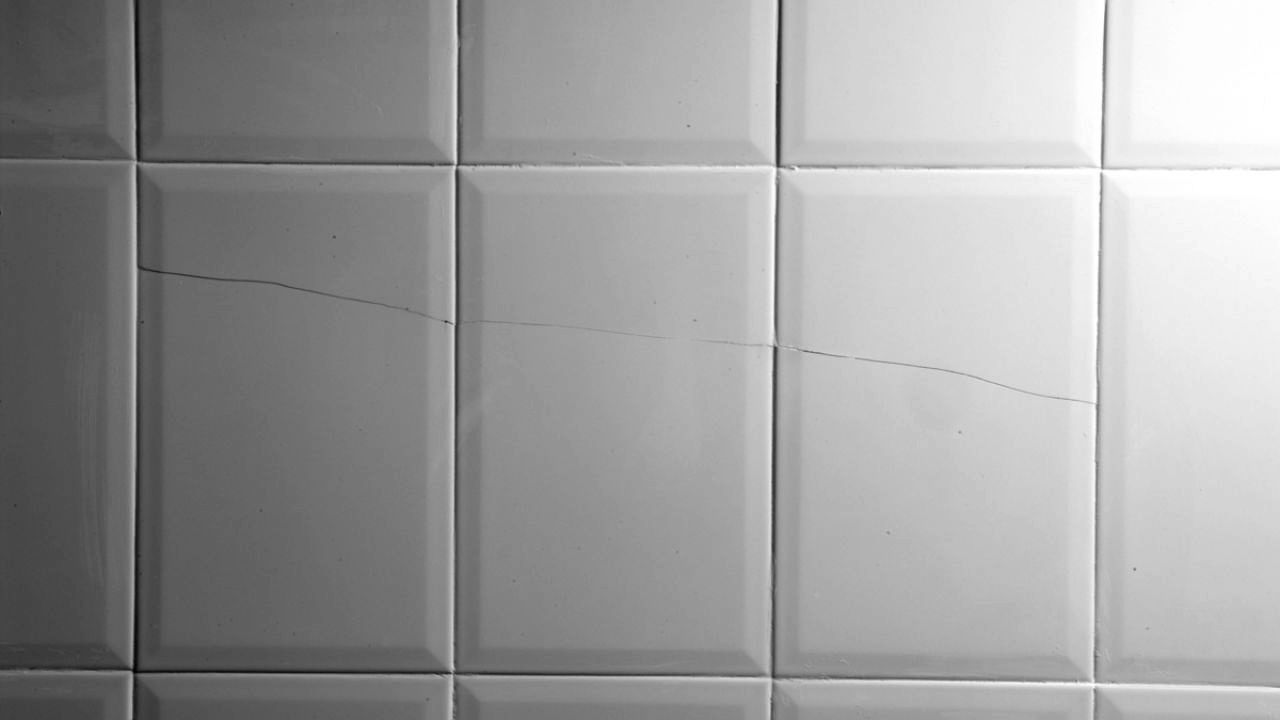
#> input picture Teste 6/1.jpg, 1280 x 720 px; its folder holds only this picture in this run
$ python -i fissure_detection.py   (imports and definitions only)   (older library calls are emulated)
#> lines starting #> are read from the running program, lines starting #| are printed output that depends on the picture; after the words box and inside, x2 and y2 are one past the last pixel; in counts of white or black regions, pixels touching at a corner belong together
#> further down, picture is the input picture: shape (720, 1280); min 0, max 255, mean 157.6
### utils.py
# -*- coding: utf-8 -*-
import os
from matplotlib import pyplot as plt
import numpy as np
import skimage
from skimage import color, transform, exposure, filters, morphology, segmentation
import scipy as sp
from scipy import ndimage
import os
import errno

#base_path = './Fotos Fissuras Revestimento Ceramico/images/'
base_path = './Teste 6/'

def num_images():
    return len(os.listdir(base_path))

# [11 lines left out: function load_image, not called in this run]

def to_grayscale(image):
    return 0.3*image[...,0]+0.59*image[...,1]+0.11*image[...,2]


# [4 lines left out: function highlight, not called in this run]

def cut(img, shape):
    crop_height, crop_width = shape
    height, width = img.shape

    start_x = width//2 - crop_width//2
    start_y = height//2 - crop_height//2

    return img[
        start_y : start_y + crop_height,
        start_x : start_x + crop_width,
    ]

# [18 lines left out: functions periodic_lines, grid, not called in this run]

def angle(point1, point2):
    z1 = np.complex(*point1)
    z2 = np.complex(*point2)
    return np.angle(z2-z1, deg=True)

def invert(img):
    return 1 - img

def define_threshold(imagem):
    sobel_vertical = filters.sobel_v(imagem)
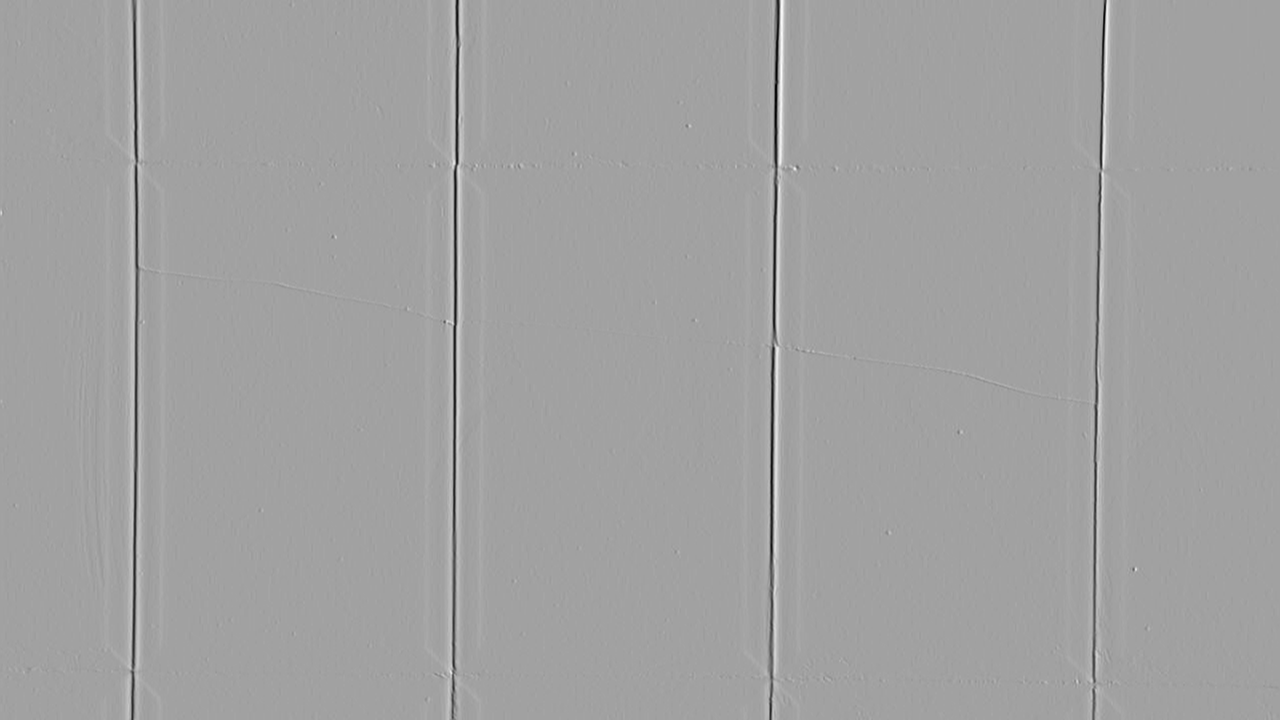
#> sobel_vertical: shape (720, 1280) float64; min -0.582, max 0.339, mean 0.000954; drawn with min black and max white
    sobel_horizontal = filters.sobel_h(imagem)
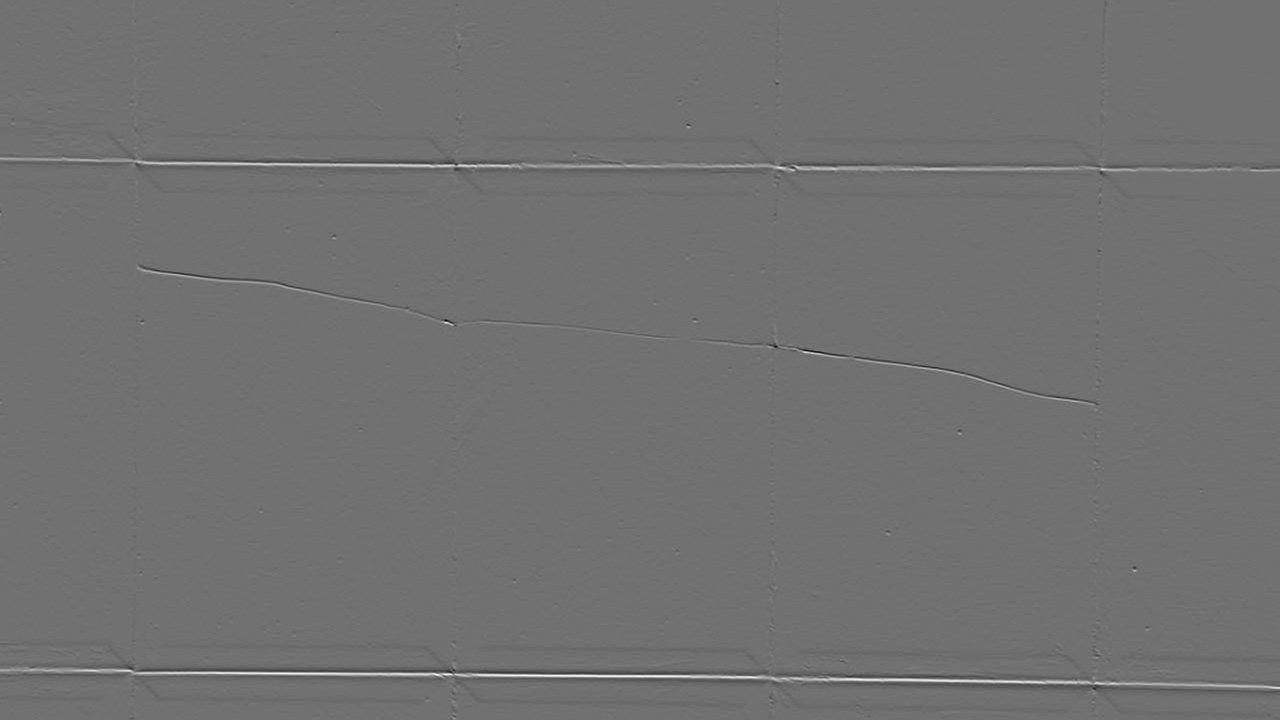
#> sobel_horizontal: shape (720, 1280) float64; min -0.387, max 0.484, mean -0.000444; drawn with min black and max white
    h,c = imagem.shape
#> h = 720; c = 1280
#> in detect_fissures, `limiar = utils.define_threshold(img)`: limiar = 0.0129
    return np.sum(np.abs(sobel_vertical + sobel_horizontal))/(h*c)

def define_skeleton(imagem, block_size, offset):
#> called with block_size = 45, offset = 10
    binary_adaptive = imagem > filters.threshold_local(imagem, block_size, offset=offset)
#> binary_adaptive: shape (720, 1280) bool; 96.8% white; 125 black regions (103 under 20 px), largest, box (x1, y1, x2, y2) and area: (771, 0, 1097, 682) 7118, (0, 165, 452, 720) 6242, (453, 0, 767, 677) 6024
    binary_adaptive = invert(binary_adaptive)
    binary_adaptive = morphology.skeletonize(binary_adaptive)
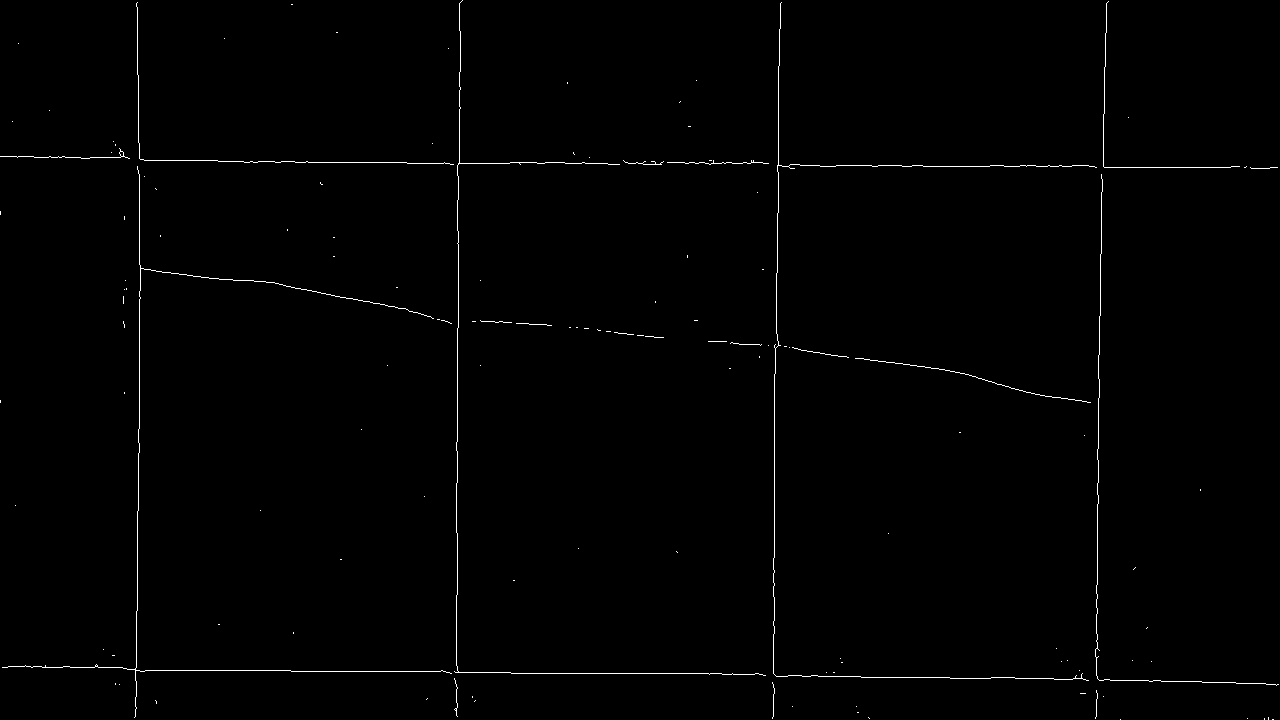
#> binary_adaptive: shape (720, 1280) bool; 0.69% white in thin lines or dots
    return binary_adaptive

# [25 lines left out: functions filtragem, plot_img_grid, create_parent_directories, not called in this run]

def savefig(name, path):
    plt.savefig(path+name+'.png', format='png')
    plt.show()

# [156 lines left out: functions attempt3, attempt2, attempt1, not called in this run]

### fissure_detection.py

import numpy as np
import pandas as pd
import skimage
from skimage import filters, morphology, transform, exposure
from IPython.display import display, clear_output
import scipy as sp
from matplotlib import pyplot as plt
import utils

def detect_fissures(img):
    pimg = np.array(img)
    limiar = utils.define_threshold(img)
    if limiar > 0 and limiar < 0.05:
        offset = 10
    elif limiar > 0.05:
        offset = 25

    pimg = utils.define_skeleton(img, 45, offset)
    if limiar > 0.05:
        pimg = utils.filtragem(pimg)
    runs = 30
    lines = []
    for _ in range(runs):
        lines.extend(transform.probabilistic_hough_line(pimg))
#> after the loop, lines = 1944 items

    directions = np.array([utils.angle(point1, point2) for point1, point2 in lines])
#> directions = 1944 values, max 180 at index 0, min -179.5 at index 88, mean -63.87
    directions = np.where(directions < 0, directions + 180, directions)
#> directions = 1944 values, max 180 at index 0, min 0.507 at index 88, mean 77.33
    hist = np.histogram(directions, range=[0,180], bins=180)
    sort_indexes = np.argsort(hist[0])
#> sort_indexes = 180 values, max 179 at index 178, min 0 at index 177, mean 89.5
    hist = hist[0][sort_indexes], hist[1][sort_indexes]

    a1, a2 = hist[1][-2:]
#> a1 = 179; a2 = 90

    rot_pimg1 = skimage.transform.rotate(pimg, a1-90, resize=True)
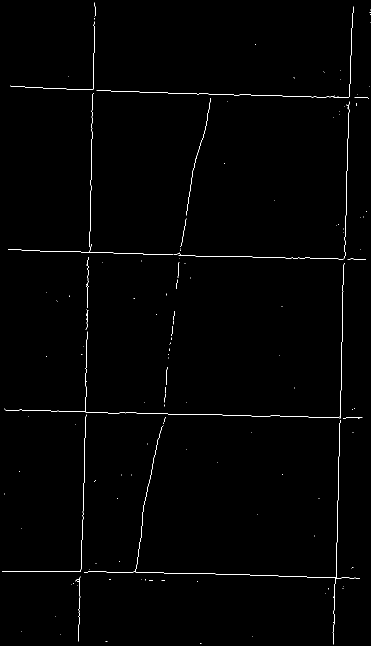
#> rot_pimg1: shape (1292, 742) bool (shown at 1/2 size); 0.66% white in thin lines or dots
    rot_pimg2 = skimage.transform.rotate(pimg, a2-90, resize=True)

    width = 3
    kernel1 = np.pad(np.ones([rot_pimg1.shape[0], width]), 1, mode='constant', constant_values=-1)
    kernel2 = np.pad(np.ones([rot_pimg2.shape[0], width]), 1, mode='constant', constant_values=-1)
    corr1 = sp.ndimage.correlate(rot_pimg1, kernel1, mode='constant')
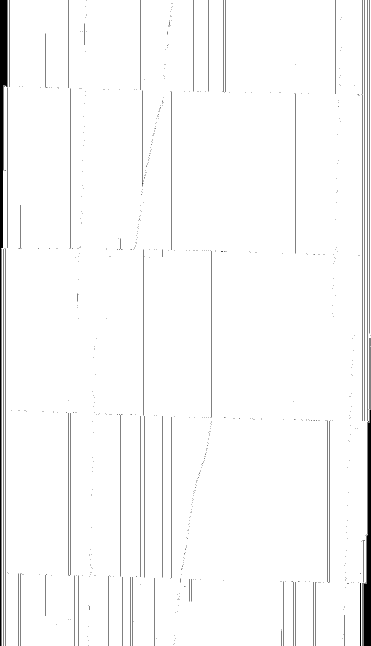
#> corr1: shape (1292, 742) bool (shown at 1/2 size); 97.2% white; 605 black regions (542 under 20 px), largest, box (x1, y1, x2, y2) and area: (0, 0, 14, 1292) 5942, (727, 693, 742, 1292) 4178, (735, 0, 739, 844) 870
    corr2 = sp.ndimage.correlate(rot_pimg2, kernel2, mode='constant')
#> corr2: shape (720, 1280) bool; 96.1% white; black in thin lines or dots

    corr_rot1 = utils.cut(skimage.transform.rotate(corr1, 90-a1, resize=True), pimg.shape)
#> in cut, `return img[ start_y : start_y + crop_height, start_x : start_x + crop_..`:
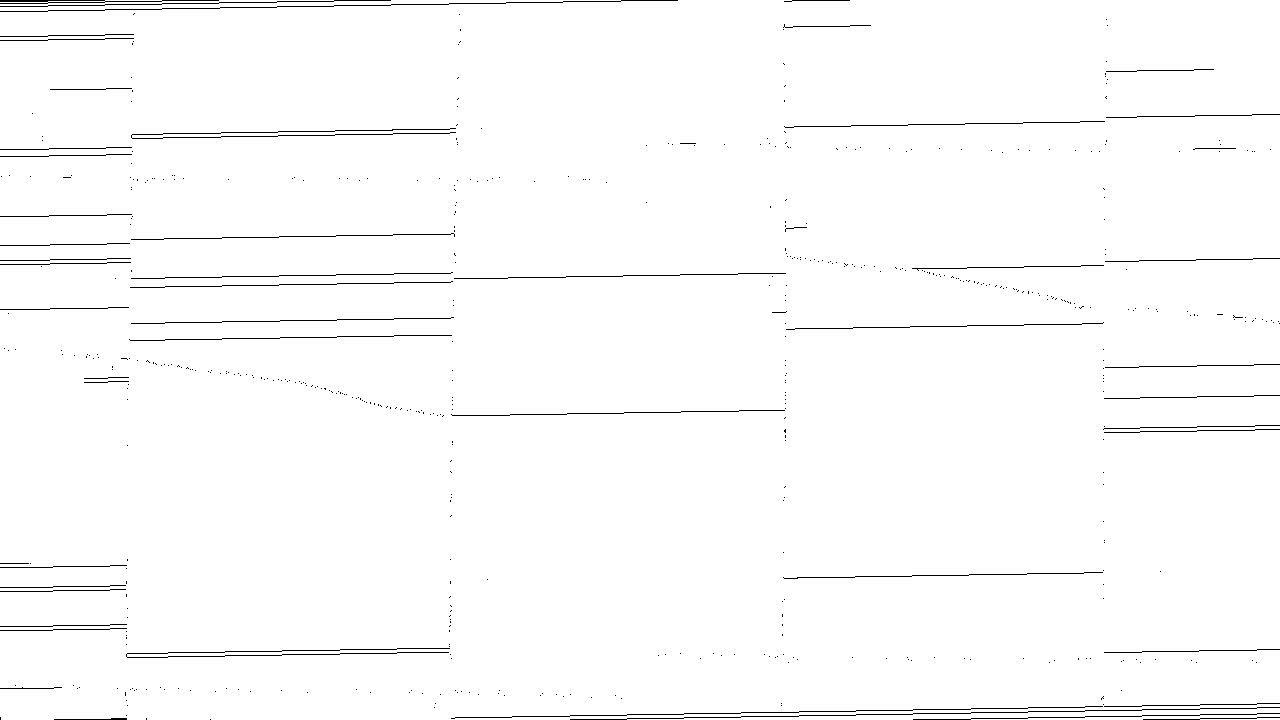
#> returned value: shape (720, 1280) bool; 98.6% white; black in thin lines or dots
    corr_rot2 = utils.cut(skimage.transform.rotate(corr2, 90-a2, resize=True), pimg.shape)
#> in cut (call 2), `return img[ start_y : start_y + crop_height, start_x : start_x + crop_..`: returned value: shape (720, 1280) bool; 96.1% white; black in thin lines or dots

    thresholds = [filters.threshold_isodata, filters.threshold_li, filters.threshold_mean,
                filters.threshold_minimum, filters.threshold_otsu, filters.threshold_triangle,
                filters.threshold_yen]

    best_fitness = -np.inf
    best_mask = None
    for thr in thresholds:
        binary1 = np.where(corr_rot1 > thr(corr1), 1, 0)
        binary2 = np.where(corr_rot2 > thr(corr2), 1, 0)
        selem = np.ones((5,5))
        binary_dilated1 = skimage.morphology.dilation(binary1, selem=selem)
        binary_dilated2 = skimage.morphology.dilation(binary2, selem=selem)
        mask = np.logical_or(binary_dilated1, binary_dilated2)
        fitness_value = fitness(mask, pimg)
        if fitness_value > best_fitness:
            best_fitness = fitness_value
            best_mask = mask
#> this loop made 2 passes
#> (fitness_value, best_fitness) on pass 1: (-0.986, -0.986)
#> after the loop, best_fitness = -0.986
    mask = best_mask

    rachaduras = (1 - mask)*pimg
    # rachaduras_rgba = np.where(rachaduras[..., np.newaxis] == 1, [255,0,0,255], [0,0,0,0])
    return rachaduras


def plot_img_grid(image_grid):
    grid_height, grid_width = len(image_grid), len(image_grid[0])
    fig, axes = plt.subplots(grid_height, grid_width, squeeze=False, figsize=1.5*np.array(plt.rcParams['figure.figsize']))
    for i, row in enumerate(axes):
        for j, ax in enumerate(row):
            ax.imshow(image_grid[i][j])
    fig.tight_layout(pad=0)


def fitness(mask, binary_image):
    binary_image = 2*binary_image - 1
    return np.mean(mask*binary_image)

>>> import cv2
>>> picture = cv2.imread('Teste 6/1.jpg', cv2.IMREAD_GRAYSCALE)
#> (the run stopped early here; a loop or call above may not have finished)
